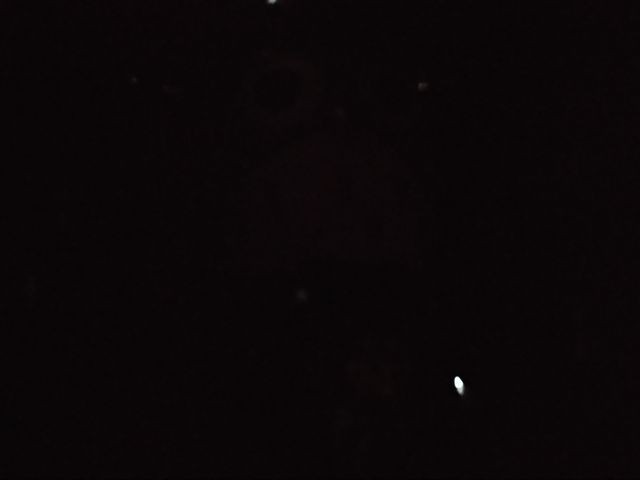
#> input picture Task2/inside-the-box.jpg, 640 x 480 px
$ jupyter execute Task2.ipynb
#> lines starting #> are read from the running program, lines starting #| are printed output that depends on the picture
[cell 1]
import cv2
from matplotlib import pyplot as plt
import numpy as np

[cell 2]
raw= cv2.imread("inside-the-box.jpg")
#> raw is the input picture: shape (480, 640, 3); mean B, G, R 7.4, 6.3, 10.6
image = cv2.cvtColor(raw, cv2.COLOR_BGR2RGB)
image_gray = cv2.cvtColor(raw, cv2.COLOR_BGR2GRAY)

log transformation

[cell 3]
image_log = image_gray
c = 100/ np.log(1 + np.max(image_log))
#> c = 18.05
log_image = c * (np.log(image_log + 1))
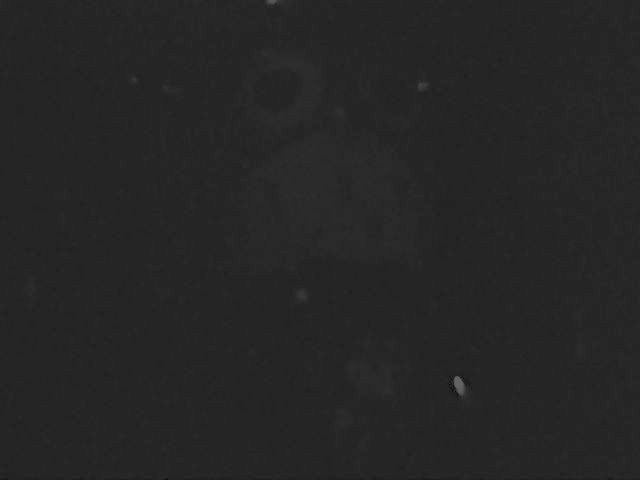
#> log_image: shape (480, 640) float16; min 0, max 100.1, mean 38.3
log_image = np.array(log_image, dtype = np.uint8)
plt.imshow(log_image, cmap='gray')

Power

[cell 4]
gamma = 0.5
gamma_corrected = np.array(255*(image_gray / 255) ** gamma, dtype = 'uint8')
plt.imshow(gamma_corrected, cmap='gray', vmin=0, vmax=255)

[cell 5]
image_hist = gamma_corrected
hist, bins = np.histogram(image_hist.flatten(), 256, [0,256])
#> hist = 256 values, max 197125 at index 42, min 0 at index 1, mean 1200; bins = 257 values from 0 to 256
cdf = hist.cumsum()
#> cdf = 256 values from 6 to 307200
cdf_normalized = cdf*hist.max()/cdf.max()
#> cdf_normalized = 256 values from 3.85 to 197125
cdf_m = np.ma.masked_equal(cdf, 0)
cdf_m = (cdf_m - cdf_m.min())*255/(cdf_m.max()-cdf_m.min())
cdf = np.ma.filled(cdf_m, 0).astype('uint8')
#> cdf = 256 values from 0 to 255
image_histt = cdf[image_hist]
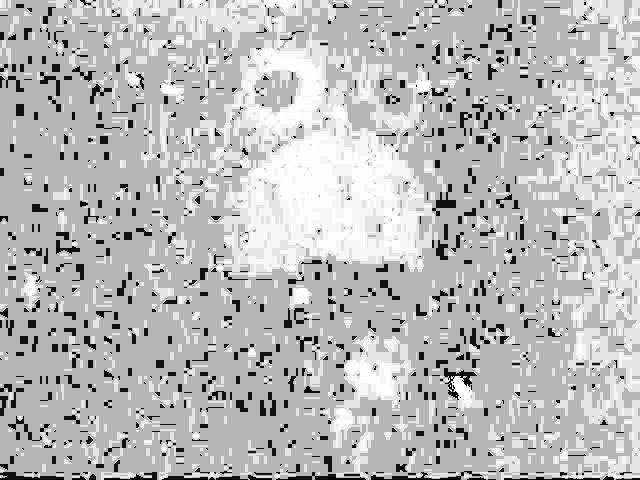
#> image_histt: shape (480, 640); min 0, max 255, mean 185

plt.imshow(image_histt, cmap='gray', vmin=0, vmax=255)

[cell 6]
image_plot = image_histt
range = [0, 255]

_ = plt.hist(image_gray[:, 0], bins = 256, color = 'orange', range=range)
_ = plt.hist(image_plot[:, 0].ravel(), bins = 256, color = 'blue', alpha = 0.5, range=range)
_ = plt.xlabel('Intensity')
_ = plt.ylabel('Count')
_ = plt.legend(['Original', 'Enhancement'])
plt.show()
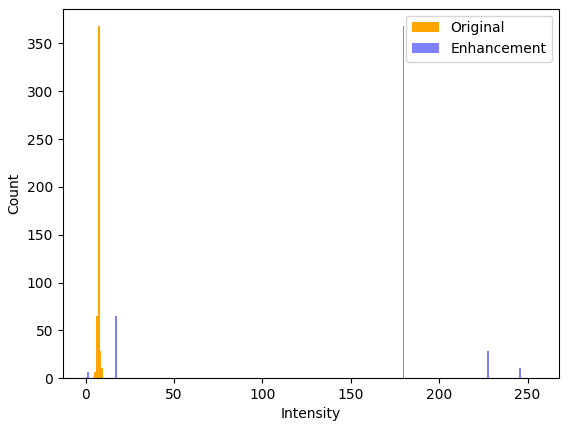
#> figure drawn by matplotlib, 1 panel; tallest bar 368 high, from x = 6.97 to 7.97; tallest bar 368 high, from x = 179.3 to 180.3
